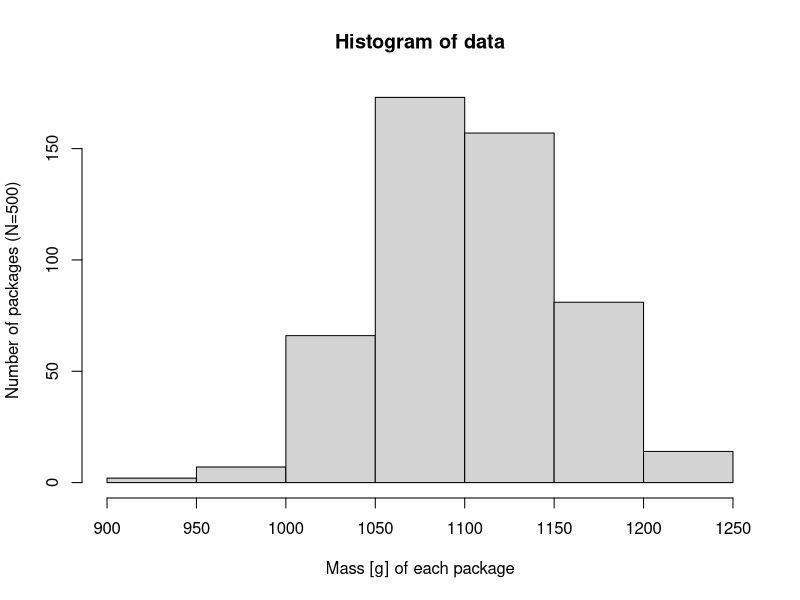

The R source for this figure:
# Create 500 normally distributed points
# with a mean of 1100 and standard deviation
# of 50 units.
data <- rnorm(500, mean=1100, sd=50)
hist(data,
     xlab="Mass [g] of each package",
     ylab="Number of packages (N=500)")
